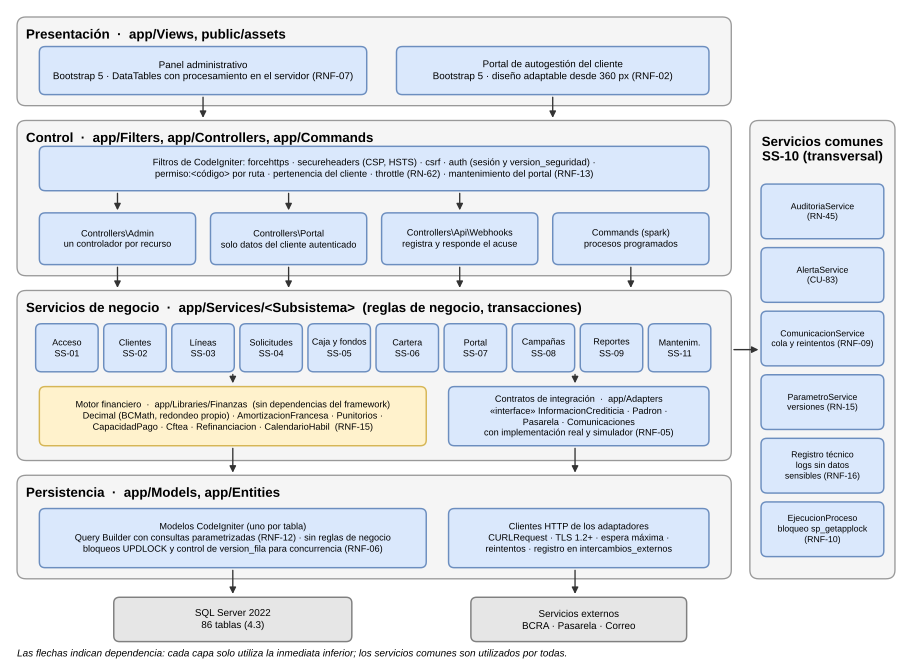

Reproduce this figure in Python.
import matplotlib; matplotlib.use('Agg')
import matplotlib.pyplot as plt
from matplotlib.patches import FancyBboxPatch
plt.rcParams['font.family']='Liberation Sans'
fig,ax=plt.subplots(figsize=(12,8.6)); ax.set_xlim(0,120); ax.set_ylim(0,86); ax.axis('off')
B={'fc': '#DAE8FC', 'ec': '#6C8EBF'}; Y={'fc': '#FFF2CC', 'ec': '#D6B656'}; G={'fc': '#E6E6E6', 'ec': '#808080'}
def band(y,h,title,x=1,w=96):
    ax.add_patch(FancyBboxPatch((x,y),w,h,boxstyle='round,pad=0,rounding_size=1.2',fc='#F5F5F5',ec='#999999',lw=1))
    ax.text(x+1.2,y+h-1.6,title,fontsize=10,fontweight='bold',va='top')
def box(x,y,w,h,t,st=B,fs=8.6):
    fs=fs*0.86
    ax.add_patch(FancyBboxPatch((x,y),w,h,boxstyle='round,pad=0,rounding_size=0.8',lw=1.1,**st))
    ax.text(x+w/2,y+h/2,t,ha='center',va='center',fontsize=fs,linespacing=1.3)
def arr(x1,y1,x2,y2,**k):
    ax.annotate('',xy=(x2,y2),xytext=(x1,y1),arrowprops={'arrowstyle': '-|>', 'color': '#333333', 'lw': 1, **k})
band(73,12,'Presentación  ·  app/Views, public/assets')
box(4,74.5,44,6.5,'Panel administrativo\nBootstrap 5 · DataTables con procesamiento en el servidor (RNF-07)')
box(52,74.5,42,6.5,'Portal de autogestión del cliente\nBootstrap 5 · diseño adaptable desde 360 px (RNF-02)')
band(50,21,'Control  ·  app/Filters, app/Controllers, app/Commands')
box(4,61.5,90,6,'Filtros de CodeIgniter: forcehttps · secureheaders (CSP, HSTS) · csrf · auth (sesión y version_seguridad) ·\npermiso:<código> por ruta · pertenencia del cliente · throttle (RN-62) · mantenimiento del portal (RNF-13)',fs=8.2)
for i,(t) in enumerate(['Controllers\\Admin\nun controlador por recurso','Controllers\\Portal\nsolo datos del cliente autenticado','Controllers\\Api\\Webhooks\nregistra y responde el acuse','Commands (spark)\nprocesos programados']):
    box(4+i*23,51.5,21,7,t,fs=8)
band(25,23,'Servicios de negocio  ·  app/Services/<Subsistema>  (reglas de negocio, transacciones)')
subs=['Acceso\nSS-01','Clientes\nSS-02','Líneas\nSS-03','Solicitudes\nSS-04','Caja y fondos\nSS-05','Cartera\nSS-06','Portal\nSS-07','Campañas\nSS-08','Reportes\nSS-09','Mantenim.\nSS-11']
for i,t in enumerate(subs): box(3.5+i*9.15,37,8.4,6.5,t,fs=7.8)
box(4,27,52,8,'Motor financiero  ·  app/Libraries/Finanzas  (sin dependencias del framework)\nDecimal (BCMath, redondeo propio) · AmortizacionFrancesa · Punitorios ·\nCapacidadPago · Cftea · Refinanciacion · CalendarioHabil  (RNF-15)',Y,fs=8)
box(59,27,35,8,'Contratos de integración  ·  app/Adapters\n«interface» InformacionCrediticia · Padron ·\nPasarela · Comunicaciones\ncon implementación real y simulador (RNF-05)',fs=8)
band(9,14,'Persistencia  ·  app/Models, app/Entities')
box(4,10.5,52,8,'Modelos CodeIgniter (uno por tabla)\nQuery Builder con consultas parametrizadas (RNF-12) · sin reglas de negocio\nbloqueos UPDLOCK y control de version_fila para concurrencia (RNF-06)',fs=8)
box(59,10.5,35,8,'Clientes HTTP de los adaptadores\nCURLRequest · TLS 1.2+ · espera máxima ·\nreintentos · registro en intercambios_externos',fs=8)
box(14,0.5,32,6,'SQL Server 2022\n86 tablas (4.3)',G)
box(62,0.5,29,6,'Servicios externos\nBCRA · Pasarela · Correo',G)
ax.add_patch(FancyBboxPatch((99.5,9),19.5,62,boxstyle='round,pad=0,rounding_size=1.2',fc='#F5F5F5',ec='#999999'))
ax.text(109.25,69,'Servicios comunes\nSS-10 (transversal)',ha='center',va='top',fontsize=10,fontweight='bold')
for i,t in enumerate(['AuditoriaService\n(RN-45)','AlertaService\n(CU-83)','ComunicacionService\ncola y reintentos (RNF-09)','ParametroService\nversiones (RN-15)','Registro técnico\nlogs sin datos\nsensibles (RNF-16)','EjecucionProceso\nbloqueo sp_getapplock\n(RNF-10)']):
    box(101,55-i*8.6,16.5,7.4,t,fs=7.6)
arr(26,74.5,26,71); arr(73,74.5,73,71)
for i in range(3): arr(14.5+i*23,61.5,14.5+i*23,58.5)
for i in range(4): arr(14.5+i*23,51.5,14.5+i*23,48)
arr(30,37,30,35.1); arr(76,37,76,35.1)
arr(30,27,30,23); arr(76,27,76,23)
arr(30,10.5,30,6.6); arr(76,10.5,76,6.6)
arr(97,40,101,40)
ax.text(1,-1.5,'Las flechas indican dependencia: cada capa solo utiliza la inmediata inferior; los servicios comunes son utilizados por todas.',fontsize=7.5,style='italic')
for ext in ('png', 'svg'): plt.savefig(f'logica.{ext}', dpi=200, bbox_inches='tight', facecolor='white')
